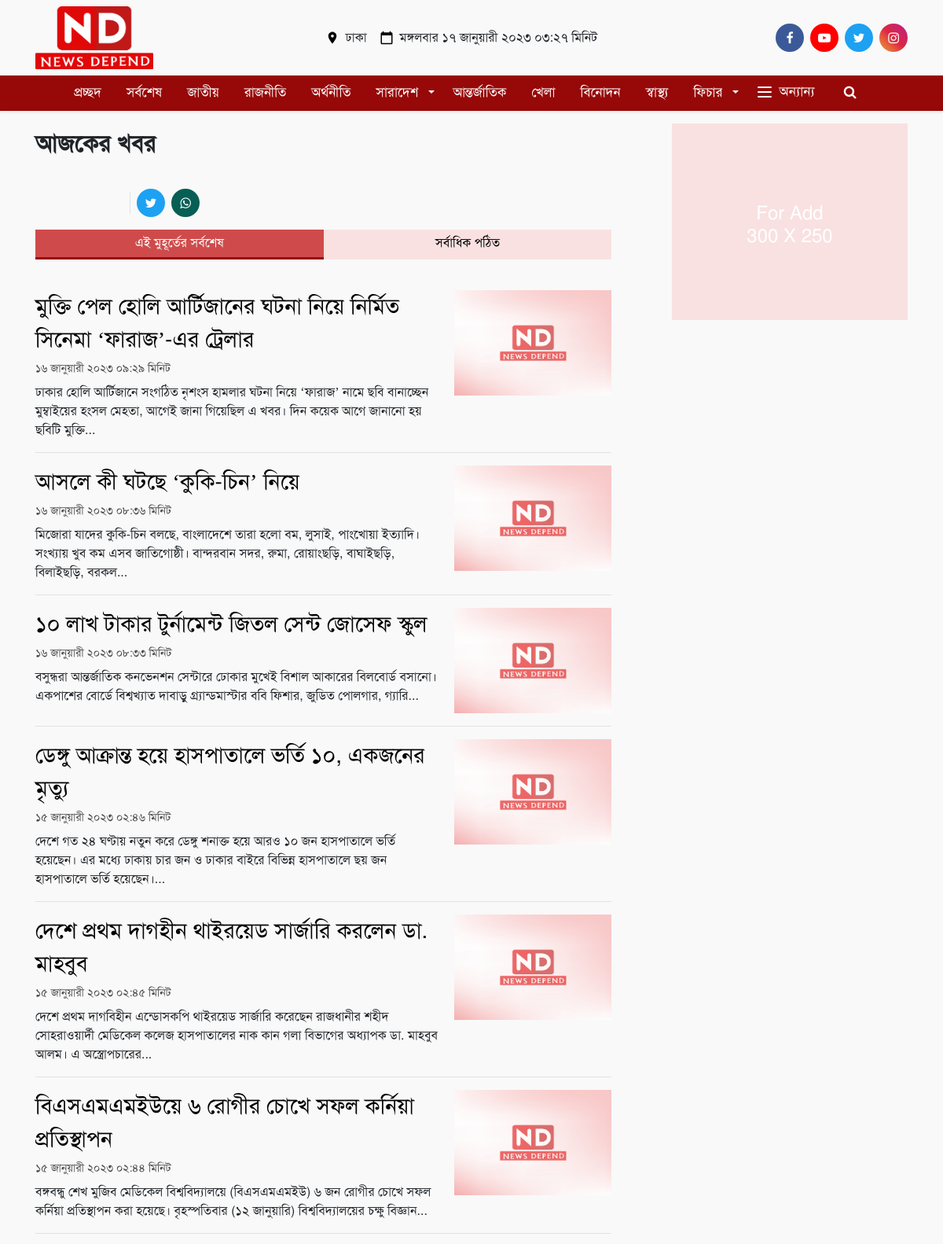
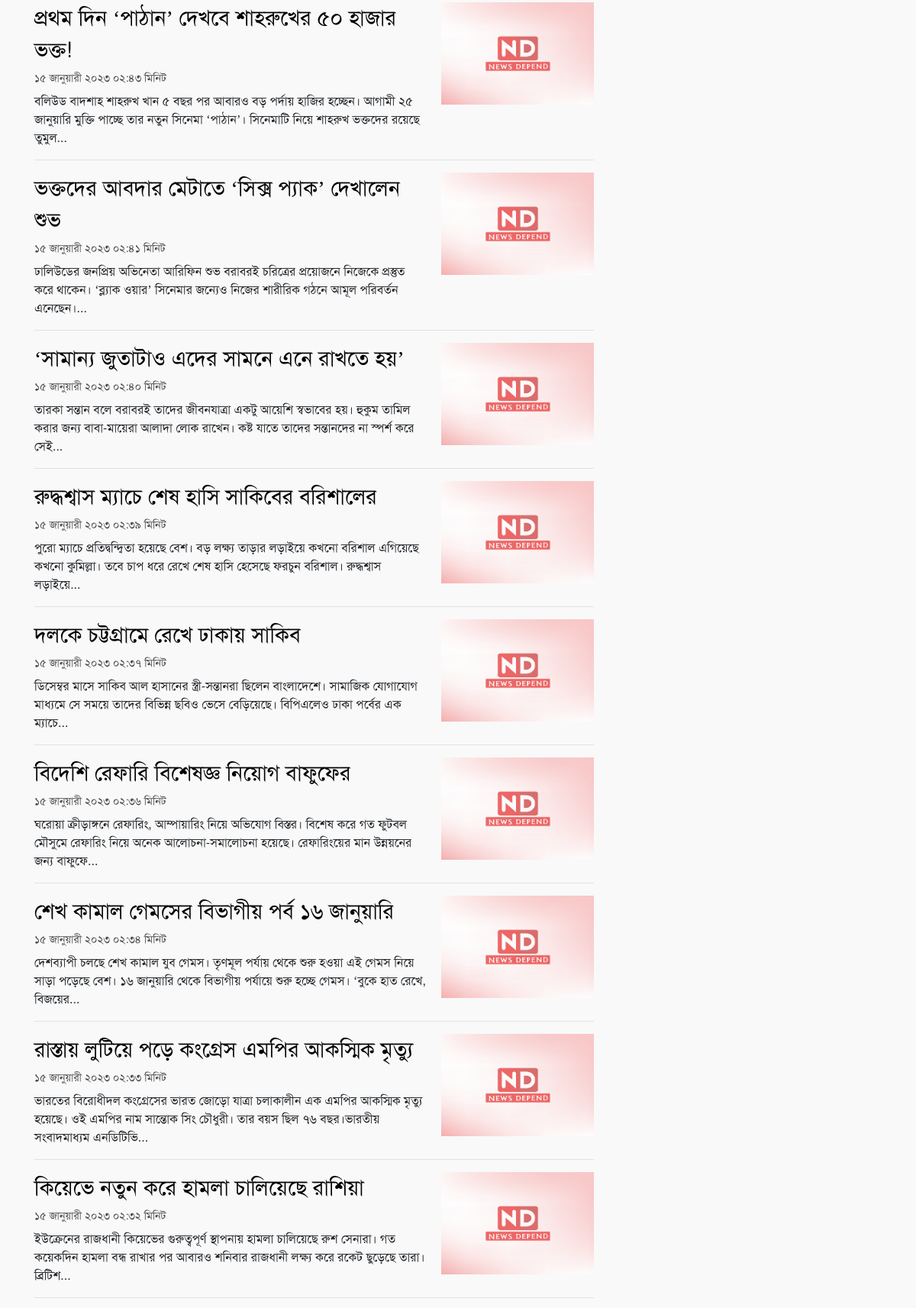
Screenshot of /?menu=Latest (upper part) with the database file from the repository (2 pictures, top to bottom).
### tables this page shows
CREATE TABLE `tbl_news` (
  `id` int(11) NOT NULL,
  `sironam_status` varchar(255) DEFAULT NULL,
  `homepage_status` varchar(255) DEFAULT 'No',
  `highlight_status` varchar(255) DEFAULT 'No',
  `title_bn` mediumtext DEFAULT NULL,
  `title_en` varchar(506) DEFAULT NULL,
  `detail_bn` longtext DEFAULT NULL,
  `detail_en` longtext DEFAULT NULL,
  `image` mediumtext DEFAULT NULL,
  `viewers` mediumtext DEFAULT NULL,
  `categoryid` varchar(250) DEFAULT NULL,
  `top_news` mediumtext DEFAULT NULL,
  `date` mediumtext DEFAULT NULL,
  `publish_date` varchar(255) DEFAULT NULL,
  `publish_time` varchar(255) DEFAULT NULL,
  `archieve_date` varchar(255) DEFAULT NULL,
  `created_by` int(11) NOT NULL,
  `update_by` int(11) DEFAULT NULL,
  `deleted_by` int(11) DEFAULT NULL,
  `created_at` varchar(100) DEFAULT NULL,
  `updated_at` varchar(100) DEFAULT NULL,
  `deleted_at` varchar(100) DEFAULT NULL,
  `Division` varchar(50) DEFAULT NULL,
  `District` varchar(50) DEFAULT NULL,
  `Upozila` varchar(50) DEFAULT NULL,
  `ReporterName` varchar(100) NOT NULL,
  `VideoLink` varchar(500) DEFAULT NULL,
  `news_live_time` varchar(100) DEFAULT NULL,
  `i_user` mediumtext NOT NULL
);

### DBhandelar.php (called while the page is built, shortened)
<?php
class BanglaConverter {
    public static $bnnumber = array("১", "২", "৩", "৪", "৫", "৬", "৭", "৮", "৯", "০",'জানুয়ারী','ফেব্রুয়ারী','মার্চ','এপ্রিল','মে','জুন','জুলাই','আগস্ট','সেপ্টেম্বর','অক্টোবর','নভেম্বর','ডিসেম্বর','শনিবার','রবিবার','সোমবার','মঙ্গলবার',' বুধবার','বৃহস্পতিবার','শুক্রবার');
    public static $ennumber = array("1", "2", "3", "4", "5", "6", "7", "8", "9", "0",'January', 'February', 'March','April', 'May', 'June', 'July', 'August','September', 'October', 'November', 'December', 'Sat', 'Sun', 'Mon', 'Tue', 'Wed', 'Thu', 'Fri');
    public static function en2bn($number) {
        return str_replace(self::$ennumber, self::$bnnumber, $number);
    }
}
 ?>

### Latest.pixelst.php (the view, shortened to what this page needs)
<main role="main">
    <section class="tag-page-area pt-3">
        <div class="container">
            <div class="row">
                <div class="col-lg-8">
                    <div class="todays-news-title">
                        <h1 class="font-weight-bold py-2 todays-news-title">আজকের খবর</h1>
                    </div>
                    <div class="share-top d-flex align-items-center d-print-none justify-content-between" style="overflow: auto">
                        <div class="d-flex align-items-center">
                            <div class="mb-0 d-flex flex-column text-align-center border-right pr-2 share-counter">
                                <iframe src="https://www.facebook.com/plugins/share_button.php?href=https%3A%2F%2Fwww.dhakapost.com%2Flatest-news&layout=button_count&size=large&appId=3102640556528237&width=112&height=28" width="112" height="28" style="border:none;overflow:hidden" scrolling="no" frameborder="0" allowfullscreen="true" allow="autoplay; clipboard-write; encrypted-media; picture-in-picture; web-share"></iframe>
                            </div>
                            <div class="py-3 d-flex align-items-center justify-content-center social_list social-media-icons">
                                <a class="pl-2">
                                    <div class="social-icon twitter"><i class="fa fa-twitter"></i></div>
                                </a>
                                <a class="pl-2">
                                    <div class="social-icon whatsapp"><i class="fa fa-whatsapp"></i></div>
                                </a>
                            </div>
                        </div>
                    </div>
                    <nav>
                        <div class="nav nav-tabs topic-tab" id="nav-tab">
                            <a class="nav-item nav-link topic-tab-btn active" data-toggle="tab" href="#nav-latest">
                                <h2>
                                    এই মুহূর্তের সর্বশেষ</h2>
                            </a>
                            <a class="nav-item nav-link topic-tab-btn" data-toggle="tab" href="#nav-selected">
                                <h2>
                                    সর্বাধিক পঠিত</h2>
                            </a>
                        </div>
                    </nav>
                    <div class="tab-content" id="nav-tabContent">
                        <div class="tab-pane fade show active" id="nav-latest">
                            <div class="article-box pt-3 more-contents">
                                <?php
                                $informationtopnews = $pdo->query("select  * from  tbl_news  order by id DESC limit 0,25");
                                while ($rowdatatopnews = $informationtopnews->fetch()) {
                                $detail_data = strip_tags($rowdatatopnews["detail_bn"]);
                                $text_string_length = strlen($detail_data);
                                if ($text_string_length >= 450) {
                                    $news_text_data = substr($detail_data, 0, strpos($detail_data, ' ', 420));
                                } else {
                                    $news_text_data = $detail_data;
                                }
                                ?>
                                <div class="topic-content topic-border-bottom pb-3 mb-3" data-title="ওমানে বাংলাদেশের শুভসূচনা " data-href="https://www.dhakapost.com/sports/hockey/165239">
                                    <div class="topic-content-text">
                                        <a href="?menu=NewsDetail&menuName=<?php echo $rowdatatopnews["categoryid"]; ?>&Detail=<?php echo $rowdatatopnews["id"]; ?>">
                                            <?php echo $rowdatatopnews["title_bn"]; ?>
                                        </a>
                                        <time datetime="2023-01-02 13:28:10"><p class="news-time" style="color: rgba(0,0,0,.7);"><?php echo  BanglaConverter::en2bn(date("d F Y h:i ", strtotime($rowdatatopnews['publish_date'] . " " . $rowdatatopnews['publish_time']))); ?> মিনিট </p></time>
                                        <p class="d-none d-sm-block"><?php echo $news_text_data; ?>...</p>
                                    </div>
                                    <div class="topic-content-img">
                                        <a href="?menu=NewsDetail&menuName=<?php echo $rowdatatopnews["categoryid"]; ?>&Detail=<?php echo $rowdatatopnews["id"]; ?>">
                                            <img src="assets/img/placeholder.png" data-src="NewsImage/<?php echo $rowdatatopnews['image']; ?>?width=330&amp;height=186" alt="ওমানে বাংলাদেশের শুভসূচনা " class="lazyload img-loader">
                                        </a>
                                    </div>
                                </div>
                                <?php } ?>
                            </div>
                        </div>
                    </div>
                </div>
                <div class="col-lg-4">
                    <div class="d-flex justify-content-end fix-order-1 m-justify-content-center m-my-2">
                        <div id='' style='max-width: 100%; width: 300px; height: 250px; background-color: #f9d5d5ab;'>
                            <h4 style="text-align: center; padding-top: 100px; color: #fff">For Add <br>300 X 250</h4>
                        </div>
                    </div>
                </div>
            </div>
        </div>
    </section>
</main>

### rows the page displays
tbl_news: title_bn "মুক্তি পেল হোলি আর্টিজানের ঘটনা নিয়ে নির্মিত সিনেমা ‘ফারাজ’-এর ট্রেলার", publish_date+publish_time "১৬ জানুয়ারী ২০২৩ ০৯:২৯", detail_bn "ঢাকার হোলি আর্টিজানে সংগঠিত নৃশংস হামলার ঘটনা নিয়ে ‘ফারাজ’ নামে ছবি বানাচ্ছেন মুম্বাইয়ের হংসল মেহতা, আগেই জানা গিয়েছিল এ খবর। দিন কয়েক আগে জানানো হয় ছবিটি মুক্তি"
tbl_news: title_bn "আসলে কী ঘটছে ‘কুকি-চিন’ নিয়ে", publish_date+publish_time "১৬ জানুয়ারী ২০২৩ ০৮:৩৬", detail_bn "মিজোরা যাদের কুকি-চিন বলছে, বাংলাদেশে তারা হলো বম, লুসাই, পাংখোয়া ইত্যাদি। সংখ্যায় খুব কম এসব জাতিগোষ্ঠী। বান্দরবান সদর, রুমা, রোয়াংছড়ি, বাঘাইছড়ি, বিলাইছড়ি, বরকল"
tbl_news: title_bn "১০ লাখ টাকার টুর্নামেন্ট জিতল সেন্ট জোসেফ স্কুল", publish_date+publish_time "১৬ জানুয়ারী ২০২৩ ০৮:৩৩", detail_bn "বসুন্ধরা আন্তর্জাতিক কনভেনশন সেন্টারে ঢোকার মুখেই বিশাল আকারের বিলবোর্ড বসানো। একপাশের বোর্ডে বিশ্বখ্যাত দাবাড়ু গ্র্যান্ডমাস্টার ববি ফিশার, জুডিত পোলগার, গ্যারি"
tbl_news: title_bn "ডেঙ্গু আক্রান্ত হয়ে হাসপাতালে ভর্তি ১০, একজনের মৃত্যু", publish_date+publish_time "১৫ জানুয়ারী ২০২৩ ০২:৪৬", detail_bn "দেশে গত ২৪ ঘণ্টায় নতুন করে ডেঙ্গু শনাক্ত হয়ে আরও ১০ জন হাসপাতালে ভর্তি হয়েছেন। এর মধ্যে ঢাকায় চার জন ও ঢাকার বাইরে বিভিন্ন হাসপাতালে ছয় জন হাসপাতালে ভর্তি হয়েছেন।"
tbl_news: title_bn "দেশে প্রথম দাগহীন থাইরয়েড সার্জারি করলেন ডা. মাহবুব", publish_date+publish_time "১৫ জানুয়ারী ২০২৩ ০২:৪৫", detail_bn "দেশে প্রথম দাগবিহীন এন্ডোসকপি থাইরয়েড সার্জারি করেছেন রাজধানীর শহীদ সোহরাওয়ার্দী মেডিকেল কলেজ হাসপাতালের নাক কান গলা বিভাগের অধ্যাপক ডা. মাহবুব আলম। এ অস্ত্রোপচারের"
tbl_news: title_bn "বিএসএমএমইউয়ে ৬ রোগীর চোখে সফল কর্নিয়া প্রতিস্থাপন", publish_date+publish_time "১৫ জানুয়ারী ২০২৩ ০২:৪৪", detail_bn "বঙ্গবন্ধু শেখ মুজিব মেডিকেল বিশ্ববিদ্যালয়ে (বিএসএমএমইউ) ৬ জন রোগীর চোখে সফল কর্নিয়া প্রতিস্থাপন করা হয়েছে। বৃহস্পতিবার (১২ জানুয়ারি) বিশ্ববিদ্যালয়ের চক্ষু বিজ্ঞান"
tbl_news: title_bn "প্রথম দিন ‘পাঠান’ দেখবে শাহরুখের ৫০ হাজার ভক্ত!", publish_date+publish_time "১৫ জানুয়ারী ২০২৩ ০২:৪৩", detail_bn "বলিউড বাদশাহ শাহরুখ খান ৫ বছর পর আবারও বড় পর্দায় হাজির হচ্ছেন। আগামী ২৫ জানুয়ারি মুক্তি পাচ্ছে তার নতুন সিনেমা ‘পাঠান’। সিনেমাটি নিয়ে শাহরুখ ভক্তদের রয়েছে তুমুল"
tbl_news: title_bn "ভক্তদের আবদার মেটাতে ‘সিক্স প্যাক’ দেখালেন শুভ", publish_date+publish_time "১৫ জানুয়ারী ২০২৩ ০২:৪১", detail_bn "ঢালিউডের জনপ্রিয় অভিনেতা আরিফিন শুভ বরাবরই চরিত্রের প্রয়োজনে নিজেকে প্রস্তুত করে থাকেন। ‘ব্ল্যাক ওয়ার’ সিনেমার জন্যেও নিজের শারীরিক গঠনে আমূল পরিবর্তন এনেছেন।"
tbl_news: title_bn "‘সামান্য জুতাটাও এদের সামনে এনে রাখতে হয়’", publish_date+publish_time "১৫ জানুয়ারী ২০২৩ ০২:৪০", detail_bn "তারকা সন্তান বলে বরাবরই তাদের জীবনযাত্রা একটু আয়েশি স্বভাবের হয়। হুকুম তামিল করার জন্য বাবা-মায়েরা আলাদা লোক রাখেন। কষ্ট যাতে তাদের সন্তানদের না স্পর্শ করে সেই"
tbl_news: title_bn "রুদ্ধশ্বাস ম্যাচে শেষ হাসি সাকিবের বরিশালের", publish_date+publish_time "১৫ জানুয়ারী ২০২৩ ০২:৩৯", detail_bn "পুরো ম্যাচে প্রতিদ্বন্দ্বিতা হয়েছে বেশ। বড় লক্ষ্য তাড়ার লড়াইয়ে কখনো বরিশাল এগিয়েছে কখনো কুমিল্লা। তবে চাপ ধরে রেখে শেষ হাসি হেসেছে ফরচুন বরিশাল। রুদ্ধশ্বাস লড়াইয়ে"
tbl_news: title_bn "দলকে চট্টগ্রামে রেখে ঢাকায় সাকিব", publish_date+publish_time "১৫ জানুয়ারী ২০২৩ ০২:৩৭", detail_bn "ডিসেম্বর মাসে সাকিব আল হাসানের স্ত্রী-সন্তানরা ছিলেন বাংলাদেশে। সামাজিক যোগাযোগ মাধ্যমে সে সময়ে তাদের বিভিন্ন ছবিও ভেসে বেড়িয়েছে। বিপিএলেও ঢাকা পর্বের এক ম্যাচে"
tbl_news: title_bn "বিদেশি রেফারি বিশেষজ্ঞ নিয়োগ বাফুফের", publish_date+publish_time "১৫ জানুয়ারী ২০২৩ ০২:৩৬", detail_bn "ঘরোয়া ক্রীড়াঙ্গনে রেফারিং, আম্পায়ারিং নিয়ে অভিযোগ বিস্তর। বিশেষ করে গত ফুটবল মৌসুমে রেফারিং নিয়ে অনেক আলোচনা-সমালোচনা হয়েছে। রেফারিংয়ের মান উন্নয়নের জন্য বাফুফে"
tbl_news: title_bn "শেখ কামাল গেমসের বিভাগীয় পর্ব ১৬ জানুয়ারি", publish_date+publish_time "১৫ জানুয়ারী ২০২৩ ০২:৩৪", detail_bn "দেশব্যাপী চলছে শেখ কামাল যুব গেমস। তৃণমূল পর্যায় থেকে শুরু হওয়া এই গেমস নিয়ে সাড়া পড়েছে বেশ। ১৬ জানুয়ারি থেকে বিভাগীয় পর্যায়ে শুরু হচ্ছে গেমস। ‘বুকে হাত রেখে, বিজয়ের"
tbl_news: title_bn "রাস্তায় লুটিয়ে পড়ে কংগ্রেস এমপির আকস্মিক মৃত্যু", publish_date+publish_time "১৫ জানুয়ারী ২০২৩ ০২:৩৩", detail_bn "ভারতের বিরোধীদল কংগ্রেসের ভারত জোড়ো যাত্রা চলাকালীন এক এমপির আকস্মিক মৃত্যু হয়েছে। ওই এমপির নাম সান্তোক সিং চৌধুরী। তার বয়স ছিল ৭৬ বছর।ভারতীয় সংবাদমাধ্যম এনডিটিভি"
tbl_news: title_bn "কিয়েভে নতুন করে হামলা চালিয়েছে রাশিয়া", publish_date+publish_time "১৫ জানুয়ারী ২০২৩ ০২:৩২", detail_bn "ইউক্রেনের রাজধানী কিয়েভের গুরুত্বপূর্ণ স্থাপনায় হামলা চালিয়েছে রুশ সেনারা। গত কয়েকদিন হামলা বন্ধ রাখার পর আবারও শনিবার রাজধানী লক্ষ্য করে রকেট ছুড়েছে তারা।ব্রিটিশ"
